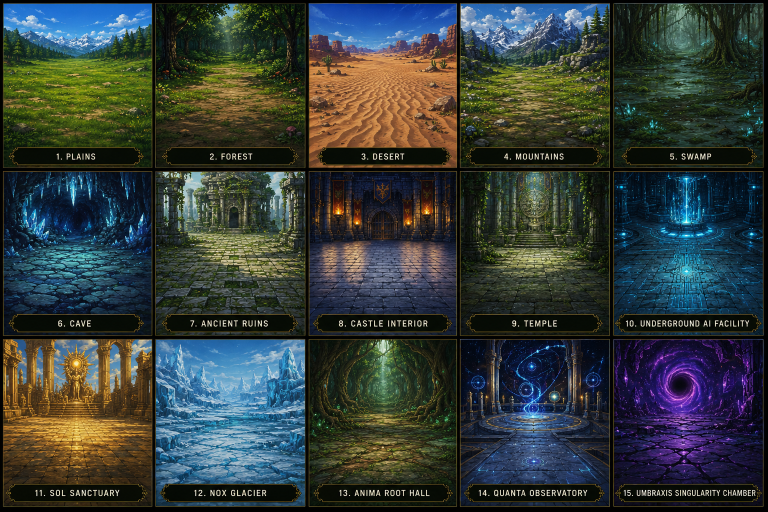
#> input picture assets/reference/terrain-backgrounds-15.png, 1536 x 1024 px (shown at 1/2 size)
$ python slice-backgrounds.py ../../assets/reference/terrain-backgrounds-15.png
#> lines starting #> are read from the running program, lines starting #| are printed output that depends on the picture
#!/usr/bin/env python3
# slice-backgrounds.py — reproducible slicer for Dara's biome battle backgrounds.
# Source: assets/reference/terrain-backgrounds-15.png (1536x1024), a 5-col x 3-row grid of
# framed "cards". Each card has a thin gold frame and a caption pill below it; both are cropped
# OUT. We slice each card's interior at FULL native cell resolution, then upscale to a common
# long-edge target with LANCZOS + a mild unsharp so the browser does far less of its own stretch
# (the battle stage is ~920px wide and uses background-size:cover).
#   python3 app/tools/slice-backgrounds.py            # writes app/assets/backgrounds/{slug}.png
#   python3 app/tools/slice-backgrounds.py --preview  # also writes a labeled montage
#
# HONEST NOTE ON RESOLUTION: the per-cell native art is only ~295x288 px. Re-slicing from the
# 1536x1024 sheet recovers essentially the SAME pixels the current 283px crops hold — the gain
# here is (a) a clean crop that drops the gold frame/caption and (b) a high-quality LANCZOS
# pre-upscale so the browser isn't doing a raw ~3.3x bilinear blow-up. It is NOT new detail. To
# truly fill a 920px stage crisply Dara would need higher-res per-biome source art.
import sys, os
from PIL import Image, ImageFilter

ROOT=os.path.normpath(os.path.join(os.path.dirname(__file__),"..",".."))
REF=os.path.join(ROOT,"assets","reference","terrain-backgrounds-15.png")
OUT=os.path.join(ROOT,"app","assets","backgrounds")
PREVIEW="--preview" in sys.argv
TARGET=768  # long-edge target for the upscaled output

# Card interior crop boxes (x0,y0,x1,y1), measured from the sheet's luminance/gold-frame profile.
# Cols sit on dark gutters centered ~307/613/916/1223; rows' caption pills occupy the dark bands
# ~296-341 / 630-677 / 969+. Boxes are inset ~6px inside the gold frame to exclude it.
COLS=[(6,303),(312,609),(619,912),(922,1217),(1229,1521)]
ROWS=[(6,294),(344,628),(678,967)]
# grid position (row,col) -> output slug. Verified by eye against the captioned sheet.
GRID={
 (0,0):"plains",   (0,1):"forest",      (0,2):"desert",   (0,3):"mountains", (0,4):"swamp",
 (1,0):"cave",     (1,1):"ruins",       (1,2):"castle",   (1,3):"temple",    (1,4):"ai-facility",
 (2,0):"sol-sanctuary",(2,1):"nox-glacier",(2,2):"anima-hall",
 (2,3):"quanta-observatory",(2,4):"umbraxis-chamber",
}

def slice_cell(im, box):
    """Crop the card interior, upscale long edge -> TARGET with LANCZOS, mild unsharp."""
    c=im.crop(box).convert("RGB")
    w,h=c.size
    s=TARGET/max(w,h)
    c=c.resize((max(1,round(w*s)), max(1,round(h*s))), Image.LANCZOS)
    c=c.filter(ImageFilter.UnsharpMask(radius=1.6, percent=70, threshold=2))
    return c

def main():
    os.makedirs(OUT, exist_ok=True)
    im=Image.open(REF)
#> im is the input picture: PIL image 1536x1024 RGB; mean R, G, B 52.4, 61, 58.4
    done=[]
    for (r,col),slug in GRID.items():
        x0,x1=COLS[col]; y0,y1=ROWS[r]
        box=(x0,y0,x1,y1)
        nat=(x1-x0,y1-y0)
        out=slice_cell(im, box)
        out.save(os.path.join(OUT, slug+".png"))
        done.append((slug, nat, out.size))
#> this loop made 15 passes
#> pass 1, in slice_cell, `c=im.crop(box).convert("RGB")`:
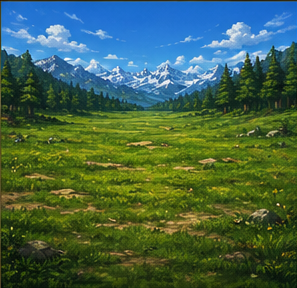
#> c: PIL image 297x288 RGB; mean R, G, B 67.8, 99.1, 74.9
#> pass 2, in slice_cell (call 2), `c=im.crop(box).convert("RGB")`:
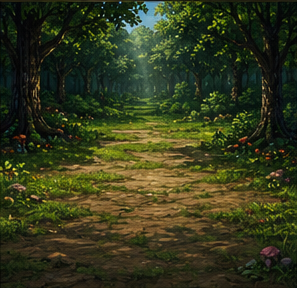
#> c: PIL image 297x288 RGB; mean R, G, B 52.2, 56.7, 28.5
#> after the loop:
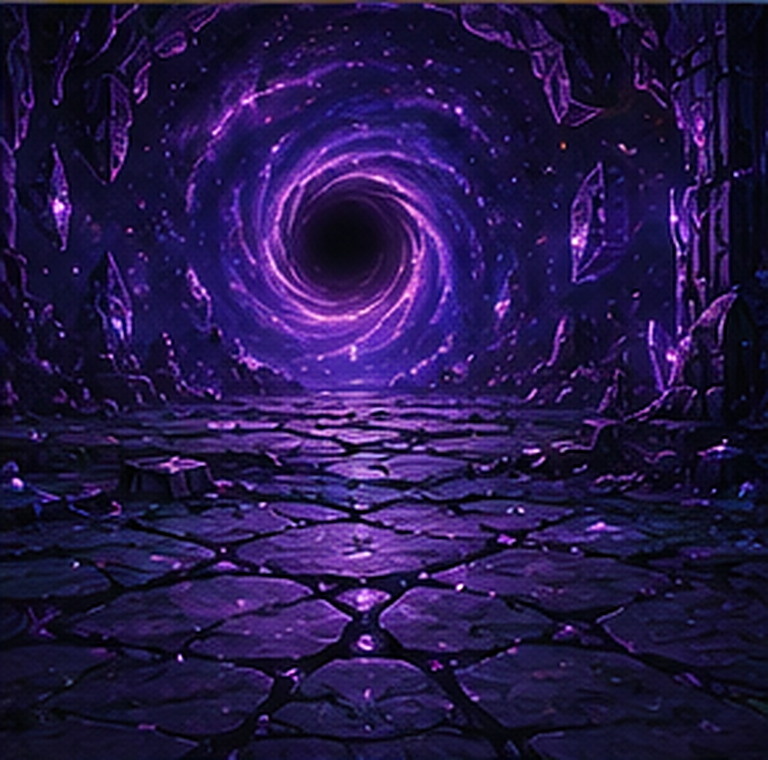
#> out: PIL image 768x760 RGB; mean R, G, B 37.1, 23, 73.3
#> after the loop, done = 15 items
    for slug,nat,sz in sorted(done):
        print(f"{slug:22s} native {nat[0]}x{nat[1]} -> {sz[0]}x{sz[1]}")
#> this loop made 15 passes
#> (slug, nat, sz) on passes 1 to 12: ('ai-facility', (292, 284), (768, 747)), ('anima-hall', (293, 289), (768, 758)), ('castle', (293, 284), (768, 744)), ('cave', (297, 284), (768, 734)), ('desert', (293, 288), (768, 755)), ('forest', (297, 288), (768, 745)), ('mountains', (295, 288), (768, 750)), ('nox-glacier', (297, 289), (768, 747)), ('plains', (297, 288), (768, 745)), ('quanta-observatory', (295, 289), (768, 752)), ('ruins', (297, 284), (768, 734)), ('sol-sanctuary', (297, 289), (768, 747))
#| ai-facility            native 292x284 -> 768x747
#| anima-hall             native 293x289 -> 768x758
#| castle                 native 293x284 -> 768x744
#| cave                   native 297x284 -> 768x734
#| desert                 native 293x288 -> 768x755
#| forest                 native 297x288 -> 768x745
#| mountains              native 295x288 -> 768x750
#| nox-glacier            native 297x289 -> 768x747
#> (further printed lines are left out)

    if PREVIEW:
        cells=[(slug,Image.open(os.path.join(OUT,slug+".png")).convert("RGB")) for slug in
               [GRID[(r,c)] for r in range(3) for c in range(5)]]
        cw=260; ch=240; pad=8
        from PIL import ImageDraw
        m=Image.new("RGB",(5*(cw+pad)+pad,3*(ch+pad+18)+pad),(10,8,14))
        d=ImageDraw.Draw(m)
        for i,(slug,c) in enumerate(cells):
            r,col=divmod(i,5)
            tw=cw; th=ch
            cc=c.copy(); cc.thumbnail((tw,th),Image.LANCZOS)
            x=pad+col*(cw+pad); y=pad+r*(ch+pad+18)
            m.paste(cc,(x+(cw-cc.width)//2,y))
            d.text((x+4,y+ch+2),slug,fill=(230,200,120))
        pdir=os.path.join(ROOT,"assets","reference","_preview"); os.makedirs(pdir,exist_ok=True)
        p=os.path.join(pdir,"backgrounds_montage.png"); m.save(p)
        print("wrote preview:",p)

if __name__=="__main__":
    main()
